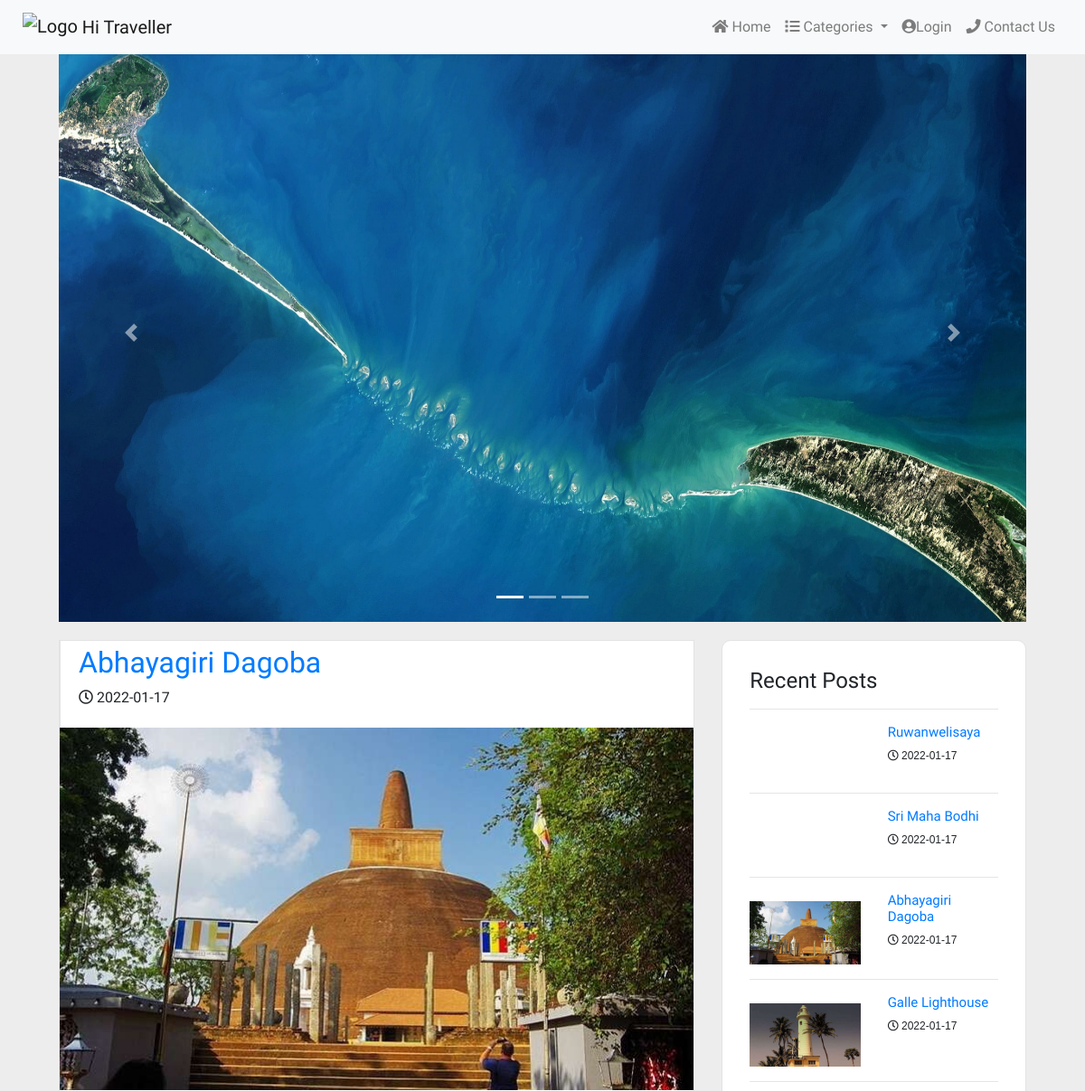
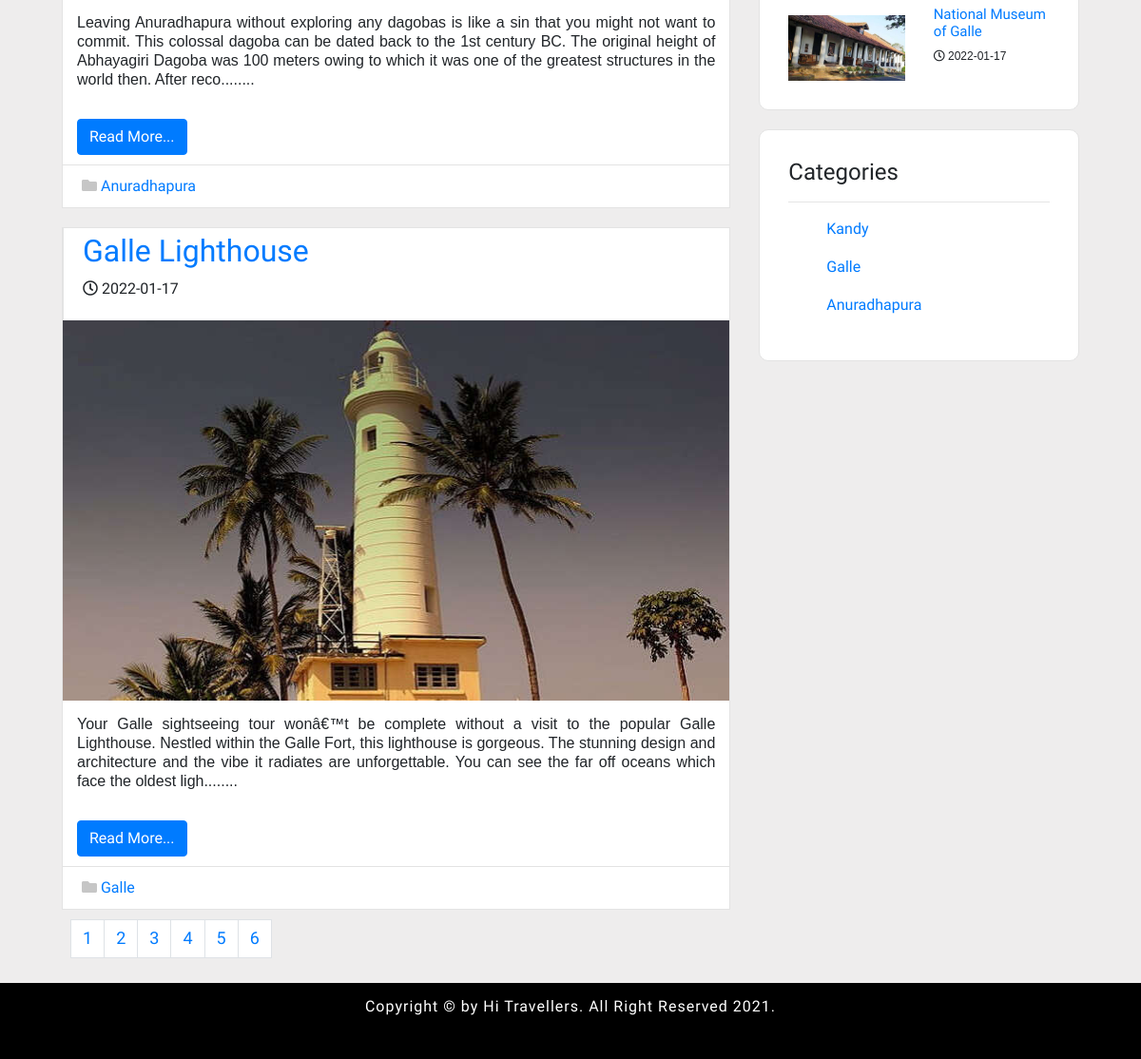
Page /index.php?page=2& on the committed database (2 pictures, top to bottom).
### tables this page shows
CREATE TABLE `posts` (
  `id` int(11) NOT NULL,
  `title` varchar(100) NOT NULL,
  `img` text NOT NULL,
  `content` text NOT NULL,
  `date` date NOT NULL,
  `category_id` int(11) NOT NULL
);

CREATE TABLE `category` (
  `id` int(11) NOT NULL,
  `name` varchar(100) NOT NULL
);

### index.php (the view, shortened to what this page needs)
<?php require_once('inc/top.php');?>
  </head>
  <body>
       <?php
	   require_once('inc/header.php');
       $number_of_posts = 2;
     if(isset($_GET['page'])){
         $page_id = $_GET['page'];
       }
       else{
         $page_id = 1;
       }
      $all_posts_query = "SELECT * FROM posts";
       $all_posts_run = mysqli_query($con,$all_posts_query);
       $all_posts = mysqli_num_rows($all_posts_run);
       $total_pages = ceil($all_posts /  $number_of_posts);
       $posts_start_from =($page_id - 1) * $number_of_posts;
       ?>
  <section>
    <div class="container col-11">
        <div class="row">
           <div class="col-md-8">
         <?php
          $query ="SELECT pos.id as Pid,pos.title,pos.img,pos.content,pos.date,cat.* FROM posts pos, category cat WHERE cat.id = pos.category_id";
            $query .= " ORDER BY pos.id DESC LIMIT $posts_start_from, $number_of_posts";
            $run = mysqli_query($con, $query);
            if(mysqli_num_rows($run) > 0)
              while($row = mysqli_fetch_array($run)){
        $Pid = $row['Pid'];
				$title = $row['title'];
				$img = $row['img'];
				$content = $row['content'];
				$date = $row['date'];
				$category = $row['name'];
 ?>
              		<div class="post">
                        			<div class=" post-title">
                                			<a href="post.php?Pid=<?php echo $Pid; ?>"><h2><?php echo $title;?> </h2></a>
                                      <p><i class="far fa-clock"></i> <?php echo $date;?></p>
                        			</div>
                        				<a href="post.php?Pid=<?php echo $Pid; ?>"><img src="admin/uploadFiles/<?php echo $img;?>" alt="post1"></a>
                        				<p class="desc">
										            <?php echo substr($content,0,300);?>........
                        				</p>
                        <a href="post.php?Pid=<?php echo $Pid; ?>"class="btn btn-primary">Read More...</a>
                        				<div class="bottom">
                        				<span class="first"><i class="fas fa-folder"></i><a href="#"> <?php echo $category;?></a></span>
                         				</div>
              </div>
                <?php
                }
                else{
                  echo "<center><h1> No Posts available </h1></center>";
                }
      ?>
      <nav id = "pagination" >
  <ul class="pagination">
  <?php
for ($i = 1; $i <= $total_pages ; $i++) {
  echo "<li class =''page-item ' '".($page_id == $i ? 'active' :' ')."'><a class ='page-link' href='index.php?page=".$i."&".(isset($cat_id)?"cat=$cat_id":"")."'>$i</a></li>";
}
      ?>
  </ul>
</nav>
       		</div>
                 <div class="col-md-4">
                <?php require_once('inc/sidebar.php');?>
                 </div>
    </div>
  </div>
</section>
<footer>
<?php require_once('inc/footer.php');?>
</footer>
  </body>
</html>

### inc/sidebar.php
           <div class="widgets">
               <div class="popular">
                   <h4>Recent Posts</h4>
                    <?php
                       $p_query ="SELECT * FROM posts  ORDER BY id DESC LIMIT 5";
                       $p_run = mysqli_query($con,$p_query);
                       if(mysqli_num_rows($p_run)>0){
                       while($row = mysqli_fetch_array($p_run)){
                       $id = $row['id'];
                       $title = $row['title'];
                       $img = $row['img'];
                       $date = $row['date'];
                   ?>
                   <hr>
                       <div class="row">
                           <div class="col-md-6">
                               <img src="admin/uploadFiles/<?php echo $img;?>" alt="">
                       </div>
                       <div class="col-md-6 details">
                           <h2 style="font-size:15px"> <a href = "post.php?Pid=<?php echo $id; ?>"> <?php echo $title;?></a></h2>
                           <p style="font-size:12px"><i class="far fa-clock"></i> <?php echo $date;?></p>
                       </div>
                       </div>
                   <?php
                       }
                   }
         else{
             echo"";
         }
                   ?>
               </div>
           </div>
           <div class="widgets">
               <div class="popular">
                   <h4>Categories</h4>
                   <hr>
<div class="row">
                       <div class="col-md-12">
                         <?php
                       $p_query ="SELECT * FROM category  ";
                       $p_run = mysqli_query($con,$p_query);
                       if(mysqli_num_rows($p_run)>0){
                       while($row = mysqli_fetch_array($p_run)){
                       $id = $row['id'];
                       $cat = $row['name'];
                   ?>
			<ul><li><?php echo "<a href='index.php?cat=".$id."'>"?>
			<?php echo $cat;"</a>" ?></li></ul>
 <?php
                       }
                   }
                   ?>
                       </div>
		</div >
               </div>
           </div>

### css/stylesheet.css (style rules this page uses)
body { font-family: 'Kaisei HarunoUmi', serif; background-color:#eeeded; }
section .widgets { margin-top:20px ; margin-bottom: 20px; }
.popular { background: white; padding: 30px; border-radius: 10px; border: 1px solid #e3e3e3; margin-bottom: 10px; }
.popular ul li { list-style: none; }
.popular .details p { font-family: arial; font-size: 8px; }
.popular img { width: 100%; margin-top: 10px; }
.post { background: white; border: 1px solid #e3e3e3; margin-top: 20px; }
.post .post-title { padding: 5px 20px; border-left: 1px solid #e3e3e3; }
.post > a > img { width: 100%; }
.post .desc { text-align: justify; text-justify: inter-word; font-family: arial; font-weight: 100; padding: 15px; line-height: 20px; }
.post a.btn { margin-left: 15px; margin-bottom: 10px; }
.post .bottom { padding: 10px 20px; border-top: 1px solid #e3e3e3; }
.post .bottom { color: #c6c6c6; }
footer { background: black; height: 80px; line-height: 50px; color: white; letter-spacing: 1px; text-align: center; }
nav#pagination { text-align: center; }
.pagination { padding: 10px 10px; font-size: 18px; }

### rows in the picture
posts: title "Abhayagiri Dagoba", date "2022-01-17", img (picture), content "Leaving Anuradhapura without exploring any dagobas is like a sin that you might not want to commit. This colossal dagoba can be dated back to the 1st century BC. The original height of Abhayagiri Dagoba was 100 meters owing to which it was one of the greatest structures in the world then. After reco", category.name "Anuradhapura"
posts: title "Galle Lighthouse", date "2022-01-17", img (picture), content "Your Galle sightseeing tour wonâ€™t be complete without a visit to the popular Galle Lighthouse. Nestled within the Galle Fort, this lighthouse is gorgeous. The stunning design and architecture and the vibe it radiates are unforgettable. You can see the far off oceans which face the oldest ligh", category.name "Galle"
posts: title "Ruwanwelisaya", date "2022-01-17"
posts: title "Sri Maha Bodhi", date "2022-01-17"
posts: img (picture), title "National Museum of Galle", date "2022-01-17"
category: name "Kandy"
category: name "Galle"
category: name "Anuradhapura"
